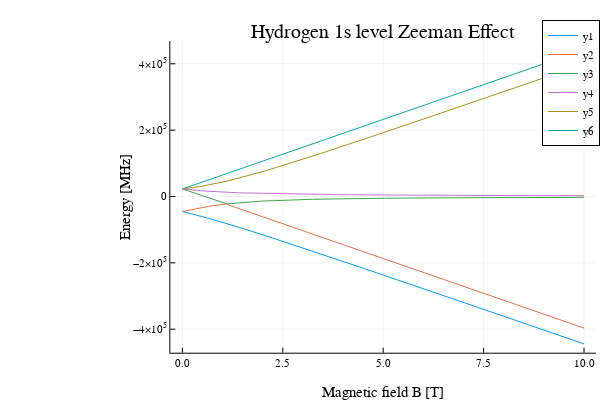

Write notebook code for a chart like this one.
### Code cell
# Here we unpack the Eigenvalues and create 1-dimensional arrays for each Eigenvalue at different magnetic field values.
E1Jm=[results[i][1][1] for i=range(1,length=length(results))]
E2Jm=[results[i][1][2] for i=range(1,length=length(results))]
E3Jm=[results[i][1][3] for i=range(1,length=length(results))]
E4Jm=[results[i][1][4] for i=range(1,length=length(results))]
E5Jm=[results[i][1][5] for i=range(1,length=length(results))]
E6Jm=[results[i][1][6] for i=range(1,length=length(results))];
Plots.plot(B₀,[E1Jm,E2Jm,E3Jm,E4Jm,E5Jm,E6Jm],xaxis="Magnetic field B [T]", yaxis="Energy [MHz]", title="Hydrogen 1s level Zeeman Effect")

### Figure 1 — Plotly figure (JSON) as saved in the notebook; plotly's stock layout.template omitted (floating-point values rounded to 4 significant figures; data arrays with more than 128 entries replaced by an {"elided": "..."} marker saying what was removed)
{"data": [{"colorbar": {"title": ""}, "legendgroup": "y1", "line": {"color": "rgba(0, 154, 250, 1.000)", "dash": "solid", "shape": "linear", "width": 1}, "mode": "lines", "name": "y1", "showlegend": true, "type": "scatter", "x": {"elided": "1001 float values"}, "xaxis": "x", "y": {"elided": "1001 float values"}, "yaxis": "y", "zmax": null, "zmin": null}, {"colorbar": {"title": ""}, "legendgroup": "y2", "line": {"color": "rgba(227, 111, 71, 1.000)", "dash": "solid", "shape": "linear", "width": 1}, "mode": "lines", "name": "y2", "showlegend": true, "type": "scatter", "x": {"elided": "1001 float values"}, "xaxis": "x", "y": {"elided": "1001 float values"}, "yaxis": "y", "zmax": null, "zmin": null}, {"colorbar": {"title": ""}, "legendgroup": "y3", "line": {"color": "rgba(62, 164, 78, 1.000)", "dash": "solid", "shape": "linear", "width": 1}, "mode": "lines", "name": "y3", "showlegend": true, "type": "scatter", "x": {"elided": "1001 float values"}, "xaxis": "x", "y": {"elided": "1001 float values"}, "yaxis": "y", "zmax": null, "zmin": null}, {"colorbar": {"title": ""}, "legendgroup": "y4", "line": {"color": "rgba(195, 113, 210, 1.000)", "dash": "solid", "shape": "linear", "width": 1}, "mode": "lines", "name": "y4", "showlegend": true, "type": "scatter", "x": {"elided": "1001 float values"}, "xaxis": "x", "y": {"elided": "1001 float values"}, "yaxis": "y", "zmax": null, "zmin": null}, {"colorbar": {"title": ""}, "legendgroup": "y5", "line": {"color": "rgba(172, 142, 24, 1.000)", "dash": "solid", "shape": "linear", "width": 1}, "mode": "lines", "name": "y5", "showlegend": true, "type": "scatter", "x": {"elided": "1001 float values"}, "xaxis": "x", "y": {"elided": "1001 float values"}, "yaxis": "y", "zmax": null, "zmin": null}, {"colorbar": {"title": ""}, "legendgroup": "y6", "line": {"color": "rgba(0, 170, 174, 1.000)", "dash": "solid", "shape": "linear", "width": 1}, "mode": "lines", "name": "y6", "showlegend": true, "type": "scatter", "x": {"elided": "1001 float values"}, "xaxis": "x", "y": {"elided": "1001 float values"}, "yaxis": "y", "zmax": null, "zmin": null}], "layout": {"annotations": [{"font": {"color": "rgba(0, 0, 0, 1.000)", "family": "sans-serif", "size": 20}, "rotation": 0, "showarrow": false, "text": "Hydrogen 1s level Zeeman Effect", "x": 0.6387, "xanchor": "center", "xref": "paper", "y": 1, "yanchor": "top", "yref": "paper"}], "height": 400, "legend": {"bgcolor": "rgba(255, 255, 255, 1.000)", "bordercolor": "rgba(0, 0, 0, 1.000)", "borderwidth": 1, "font": {"color": "rgba(0, 0, 0, 1.000)", "family": "sans-serif", "size": 11}, "title": {"font": {"color": "rgba(0, 0, 0, 1.000)", "family": "sans-serif", "size": 15}, "text": ""}, "tracegroupgap": 0, "traceorder": "normal", "x": 1, "xanchor": "auto", "y": 1, "yanchor": "auto"}, "margin": {"b": 20, "l": 0, "r": 0, "t": 20}, "paper_bgcolor": "rgba(255, 255, 255, 1.000)", "plot_bgcolor": "rgba(255, 255, 255, 1.000)", "showlegend": true, "width": 600, "xaxis": {"anchor": "y", "domain": [0.2839, 0.9934], "gridcolor": "rgba(0, 0, 0, 0.100)", "gridwidth": 0.5, "linecolor": "rgba(0, 0, 0, 1.000)", "mirror": false, "range": [-0.3, 10.3], "showgrid": true, "showline": true, "showticklabels": true, "tickangle": 0, "tickcolor": "rgb(0, 0, 0)", "tickfont": {"color": "rgba(0, 0, 0, 1.000)", "family": "sans-serif", "size": 11}, "tickmode": "array", "ticks": "inside", "ticktext": ["0.0", "2.5", "5.0", "7.5", "10.0"], "tickvals": [0, 2.5, 5, 7.5, 10], "title": "Magnetic field B [T]", "titlefont": {"color": "rgba(0, 0, 0, 1.000)", "family": "sans-serif", "size": 15}, "type": "-", "visible": true, "zeroline": false, "zerolinecolor": "rgba(0, 0, 0, 1.000)"}, "yaxis": {"anchor": "x", "domain": [0.07581, 0.9415], "gridcolor": "rgba(0, 0, 0, 0.100)", "gridwidth": 0.5, "linecolor": "rgba(0, 0, 0, 1.000)", "mirror": false, "range": [-470900.0, 468600.0], "showgrid": true, "showline": true, "showticklabels": true, "tickangle": 0, "tickcolor": "rgb(0, 0, 0)", "tickfont": {"color": "rgba(0, 0, 0, 1.000)", "family": "sans-serif", "size": 11}, "tickmode": "array", "ticks": "inside", "ticktext": ["−4×10<sup>5</sup>", "−2×10<sup>5</sup>", "0", "2×10<sup>5</sup>", "4×10<sup>5</sup>"], "tickvals": [-400000, -200000, 0, 200000, 400000], "title": "Energy [MHz]", "titlefont": {"color": "rgba(0, 0, 0, 1.000)", "family": "sans-serif", "size": 15}, "type": "-", "visible": true, "zeroline": false, "zerolinecolor": "rgba(0, 0, 0, 1.000)"}}}
